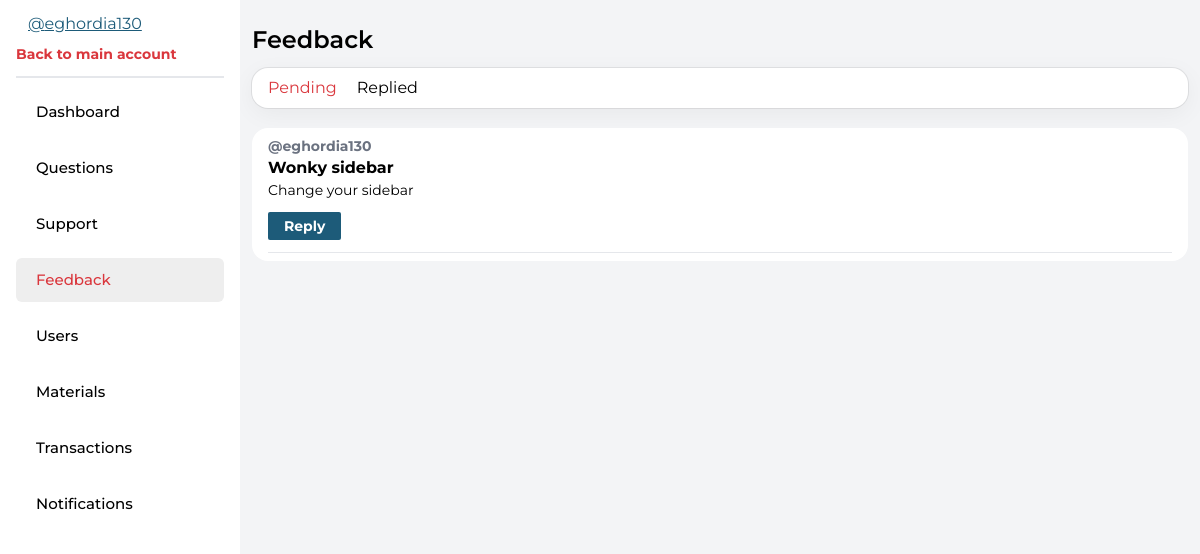
Page /feedback-page (signed in) on the committed database.
### main.py (models this page shows, shortened)
class Users(db.Model, UserMixin):
    id = db.Column(db.Integer, unique=True, primary_key=True)
    username = db.Column(db.String(50), nullable=False)
    acct_plan = db.Column(db.String(50), nullable=False)
    acct_type = db.Column(db.String(50), nullable=False)
    date_joined = db.Column(db.String(50), nullable=False)
    dob = db.Column(db.String(20), nullable=False)
    email = db.Column(db.String(50), nullable=False)
    name = db.Column(db.String(50), nullable=False)
    location = db.Column(db.String(50), nullable=False)
    password = db.Column(db.String(50), nullable=False)

class Support(db.Model):
    __bind_key__ = 'mindspark'
    id = db.Column(db.Integer, unique=True, primary_key=True)
    username = db.Column(db.String(50), nullable=False)
    email = db.Column(db.String(50), nullable=False)
    title = db.Column(db.String(50), nullable=False)
    msg = db.Column(db.String(50), nullable=False)
    type = db.Column(db.String(50), nullable=False)
    status = db.Column(db.String(50), nullable=False)
    response = db.Column(db.String(200), nullable=True)
    reply_date = db.Column(db.String(50), nullable=True)
    reply_user = db.Column(db.String(50), nullable=True)
    def to_dict(self):
        column_dict = {column.name: getattr(self, column.name) for column in self.__table__.columns}
        return column_dict

### main.py (the view)
@app.route('/feedback-page')
@login_required
def feedback_page():
    all_feedback_file = db.session.execute(db.select(Support).order_by(Support.id)).fetchall()
    all_feedback = [Support.to_dict(support_feedback[0]) for support_feedback in all_feedback_file]
    return render_template('dashboard/feedback.html', all_feedback=all_feedback)

### main.py (called while the page is built)
@login_manager.user_loader
def load_user(user_id):
    return Users.query.get(user_id)

### templates/dashboard/feedback.html (shortened to what this page needs)
{% extends 'dashboard/base.html' %}
{% block body %}
<div class="w-full">
  <h2 class="text-2xl font-semibold my-3">Feedback</h2>
  <div class="flex px-4 gap-5 shadow-4 py-2 rounded-2xl bg-white mb-5">
    <span class="pending-toggle questions-btn text-clifford cursor-pointer"
      >Pending</span
    >
    <span class="approved-toggle questions-btn cursor-pointer">Replied</span>
  </div>
  <div
    class="relative animate__animated animate__fadeInUp bg-white rounded-2xl py-2 px-4"
  >
    {% for feedback in all_feedback %} {% if feedback.type == 'feedback' %}
    <div class="border-b pb-3">
      <span class="block font-bold text-sm text-gray-500"
        >@{{ feedback.username }}</span
      >
      <span class="block font-bold text">{{ feedback.title }}</span>
      <span class="block text-sm">{{ feedback.msg }}</span>
      <button
        type="button"
        class="bg-primaryBlue mt-3 text-white font-bold rounded-sm py-1 px-4 text-sm"
        id="reply-button-1"
      >
        Reply
      </button>
    </div>
    {% endif %} {% endfor %}
  </div>
</div>
{% endblock %} {% set active_page = 'feedback' %}

### templates/dashboard/base.html (shortened to what this page needs)
<!DOCTYPE html>
<html lang="en">
  <head>
    <link
      rel="stylesheet"
      href="https://cdnjs.cloudflare.com/ajax/libs/line-awesome/1.3.0/line-awesome/css/line-awesome.min.css"
    />
    <script src="https://cdn.tailwindcss.com"></script>
    <link rel="stylesheet" type="text/tailwindcss" href="" />
    <link
      rel="stylesheet"
      href="https://cdnjs.cloudflare.com/ajax/libs/animate.css/4.1.1/animate.min.css"
    />
    <link
      rel="stylesheet"
      href="https://unicons.iconscout.com/release/v4.0.8/css/line.css"
    />
    <link
      rel="stylesheet"
      href="{{ url_for('static', filename='css/main.css') }}"
    />
  </head>
  <body class="bg-gray-100 relative">
    <section>
      <div class="flex">
        <aside class="w-1/5 h-screen bg-white">
          <div class="my-3 mx-4">
            <a
              href="{{ url_for('profile', username=current_user.username) }}"
              class="block px-3 underline text-primaryBlue break-words mb-2"
            >
              @{{ current_user.username }}</a
            >
            <a
              href="{{ url_for('index') }}"
              class="block flex justify-left font-bold text-clifford text-sm"
            >
              <span class="my-auto">Back to main account</span>
            </a>
          </div>
          <ul class="mx-4 border-t-2">
            <li>
              <a
                href="{{ url_for('dashboard') }}"
                class="flex flex-col md:flex-row aside-a rounded-md {% if active_page == 'dashboard' %} active {% endif %} px-3 py-2 mt-3 text-xl md:text-[15px] font-medium"
              >
                <span class="my-auto hidden md:inline-block pl-2"
                  >Dashboard</span
                >
              </a>
            </li>
            <li>
              <a
                href="{{ url_for('questions_page') }}"
                class="flex flex-col md:flex-row aside-a rounded-md {% if active_page == 'questions' %} active {% endif %} px-3 py-2 mt-3 text-xl md:text-[15px] font-medium"
              >
                <span class="hidden md:inline-block my-auto pl-2"
                  >Questions</span
                >
              </a>
            </li>
            <li>
              <a
                href="{{ url_for('support') }}"
                class="flex flex-col md:flex-row aside-a rounded-md {% if active_page == 'support' %} active {% endif %} px-3 py-2 mt-3 text-xl md:text-[15px] font-medium"
              >
                <span class="hidden md:inline-block my-auto pl-2">Support</span>
              </a>
            </li>
            <li>
              <a
                href="{{ url_for('feedback_page') }}"
                class="flex flex-col md:flex-row aside-a rounded-md {% if active_page == 'feedback' %} active {% endif %} px-3 py-2 mt-3 text-xl md:text-[15px] font-medium"
              >
                <span class="hidden md:inline-block my-auto pl-2"
                  >Feedback</span
                ></a
              >
            </li>
            <li>
              <a
                href="{{ url_for('users_page') }}"
                class="flex flex-col md:flex-row aside-a rounded-md {% if active_page == 'users' %} active {% endif %} px-3 py-2 mt-3 text-xl md:text-[15px] font-medium"
              >
                <span class="hidden md:inline-block my-auto pl-2"
                  >Users</span
                ></a
              >
            </li>
            <li>
              <a
                href="{{ url_for('materials') }}"
                class="flex flex-col md:flex-row aside-a rounded-md {% if active_page == 'materials' %} active {% endif %} px-3 py-2 mt-3 text-xl md:text-[15px] font-medium"
              >
                <span class="hidden md:inline-block my-auto pl-2"
                  >Materials</span
                ></a
              >
            </li>
            <li>
              <a
                href="#"
                class="flex flex-col md:flex-row aside-a rounded-md {% if active_page == 'transactions' %} active {% endif %} px-3 py-2 mt-3 text-xl md:text-[15px] font-medium"
              >
                <span class="hidden md:inline-block my-auto pl-2"
                  >Transactions</span
                ></a
              >
            </li>
            <li>
              <a
                href="{{ url_for('notifications') }}"
                class="flex flex-col md:flex-row aside-a rounded-md {% if active_page == 'notifications' %} active {% endif %} px-3 py-2 mt-3 text-xl md:text-[15px] font-medium"
              >
                <span class="hidden md:inline-block my-auto pl-2"
                  >Notifications</span
                ></a
              >
            </li>
          </ul>
        </aside>
        <main class="w-4/5 p-3 flex flex-col md:flex-row gap-5 overflow-hidden">
          {% block body%} {% endblock %}
        </main>
      </div>
    </section>
  </body>
</html>

### static/css/main.css (style rules this page uses)
:root { --animate-duration: 500ms; --animate-delay: 0.9s; }
* { transition: all 0.3s ease-in-out; }
html { scroll-behavior: smooth; }
body { font-family: "Montserrat", sans-serif; }
.aside-a.active { background-color: #eee !important; color: #da373d !important; }
.shadow-4 { box-shadow: rgba(0, 0, 0, 0.05) 0px 6px 24px 0px, rgba(0, 0, 0, 0.08) 0px 0px 0px 1px; }

### rows in the picture
Users: username "eghordia130"
Support: username "eghordia130", title "Wonky sidebar", msg "Change your sidebar"
